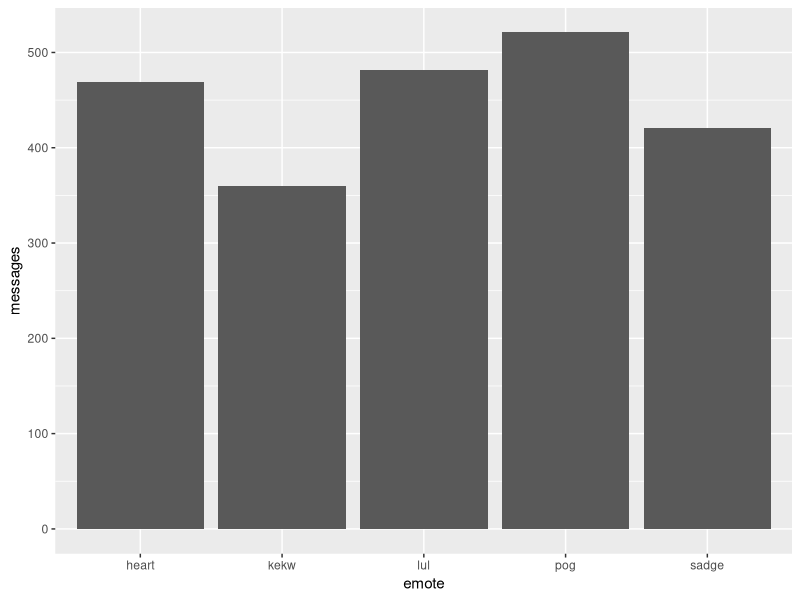
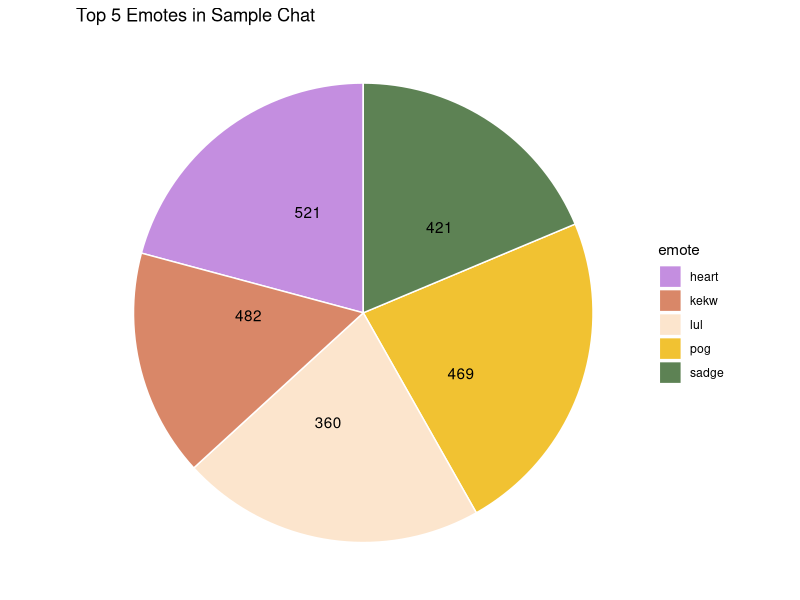

Recreate these plots in R, in order.
# Aaron Thai
# Chart for Twitch Chat Dataset

# from https://www.kaggle.com/mowglii/twitch-chat-test-data 
# vod is gone? seems to be a chatting stream and viewer interview
# see time 15:35:32

# load libraries and data
library(tidyverse)
chat <- read.csv("healthygamer_gg_testdata.csv")

# notice! some messages beginning with : like :D are broken
# they appear in the channel column instead of the message column,
# leaving the message column empty. let's clean it

clean_chat <- chat %>%
  filter(message != "") %>%
  select(user, message, timestamp)

# regex attempt to find trends
# because of how similar emotes can be to normal internet speech,
# it is difficult to accurately dinstinguish them by text alone

emotes_only <- clean_chat %>% 
  filter(grepl("([a-z]+[A-Z]+.|[A-Z]+[a-z]+.|[A-Z]+[A-Z])", message) == TRUE)

# ~1000 values (cases like monkaW, lowercase then uppercase)
pattern1 <- clean_chat %>% 
  filter(grepl("[a-z]+[A-Z]+.", message) == TRUE)

# ~3000 values (cases like Sadge, uppercase then lowercase)
pattern2 <- clean_chat %>% 
  filter(grepl("[A-Z]+[a-z]+.", message) == TRUE)

# ~2500 values (cases like KEKW, contains all caps)
pattern3 <- clean_chat %>% 
  filter(grepl("[A-Z]+[A-Z]", message) == TRUE)

# how many times do they say these emotes? top 10 emotes?
# (how many messages are these with these emotes?)
# resort to guess and check since emote ids were not given in this dataset
# (picked 10 that seemed common as i manually went through the data)

# top 10 emotes (picked by me)
# sum of these alone is ~3000
# (about 40% of the messages)
# manually sorted by number most to least? 
# (use arrange(emote_sums, desc(messages)))
emote_sums <- clean_chat %>%
  summarize(
    pog = 
      nrow(filter(clean_chat, grepl("pog|Pog|POG|poG", message) == TRUE)),
    lul = nrow(filter(clean_chat, grepl("LUL", message) == TRUE)),
    heart = nrow(filter(clean_chat, grepl("<3", message) == TRUE)),
    sadge = nrow(filter(clean_chat, grepl("Sadge", message) == TRUE)),
    kekw = nrow(filter(clean_chat, grepl("KEKW", message) == TRUE)),
    monka = nrow(filter(clean_chat, grepl("monka", message) == TRUE)),
    feels_strong_man = 
      nrow(filter(clean_chat, grepl("FeelsStrongMan", message) == TRUE)),
    four_five_head = nrow(filter(clean_chat, grepl("Head", message) == TRUE)),
    pepe_laugh = 
      nrow(filter(clean_chat, grepl("PepeLaugh", message) == TRUE)),
    bible_thump = 
      nrow(filter(clean_chat, grepl("BibleThump", message) == TRUE))
  )

total_emotes_sample <- sum(emote_sums)

# arrange dataframes nicely for ggplot
emote_sums_tall <- gather(emote_sums, "emote", "messages")

top_5_data <- head(emote_sums_tall, 5)
# top_5_data <- top_5_data[order(top_5_data$emote),]
# sorted alphabetically for pie chart

# methodology notice:
# variables pog, lul, monka, and four_five_head 
# are all aggregates of closely related emotes
# - pog includes: Pog, POG, PogChamp, , pepoG, POGGERS, etc.
# - lul includes: LUL, LULW, OMEGALUL, etc.
# - monka includes: monkaW, monkaS, monkaHmm, etc.
# - four_five_head includes: 4Head, 5Head

# present as Bar Chart, Table, Pie Chart (if bar is taken)

bar_plot <- ggplot(data = top_5_data) +
  geom_col(mapping = aes(x = emote, y = messages))

pie_chart <-ggplot(top_5_data, 
                   aes(x = "", y = messages, fill = emote)) +
            geom_bar(stat = "identity", width = 1, color = "white") +
            coord_polar("y", start = 0) + 
            theme_void() +
            scale_fill_manual(values = 
              c("#c48ee0", "#d98768", "#fce5cd", "#f1c232", "#5d8254")) + 
            ggtitle("Top 5 Emotes in Sample Chat") +
            geom_text(
              aes(y = messages/2 + c(0, cumsum(messages)[-length(messages)]), 
                label = c(421, 469, 360, 482, 521)))

  



